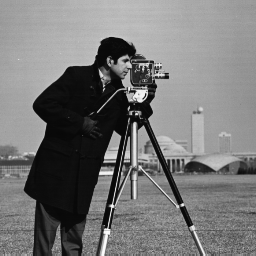
%> input picture CMPEN455/Final_Project/Project/cameraman.tif, 256 x 256 px
$ octave CMPEN455_HW1.m   (GNU Octave 9; MATLAB toolbox functions it lacks are replaced by stand-ins)
%> lines starting %> are read from the running program, lines starting %| are printed output that depends on the picture
%%
% HW1
%Q1
%img read
I = imread("cameraman.tif");
%> I is the input picture: size 256x256 uint8; min 7, max 253, mean 118.7

% variables and macros
scale_x = 2.4;
scale_y = 1/1.4;
ang = (360-33.5)*pi/180;
scale_mat = [scale_x 0 0;0 scale_y 0;0 0 1];
rotate_mat = [cos(ang) -sin(ang) 0;sin(ang) cos(ang) 0;0 0 1];

% figure_1 showing the result when the input image is enlarged by 2.4 along
% rows, shrunk by 1.4 along columns, and rotated by 33.5 degrees clockwise
trans_mat = scale_mat * rotate_mat;
t_form_1 = maketform("AFFINE", trans_mat);
I_trans_1 = imtransform(I, t_form_1, "bicubic");
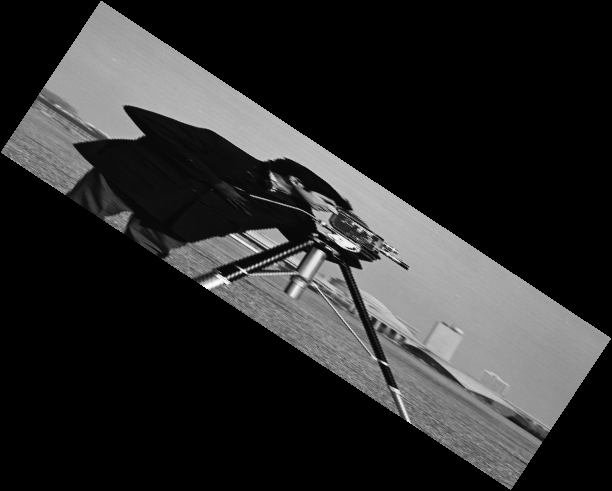
%> I_trans_1: size 491x612 uint8; min 0, max 253, mean 44
figure("name", "transformed_image"); imshow(I_trans_1);

% figure 2 howing the inverse transform of the resulting image in figure 1
trans_mat_inv = inv(trans_mat);
t_form_2 = maketform("AFFINE", trans_mat_inv);
I_trans_2 = imtransform(I_trans_1, t_form_2, "bicubic");
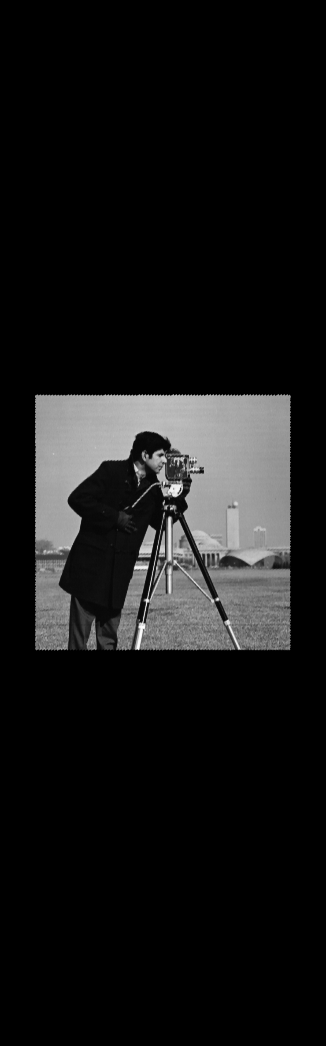
%> I_trans_2: size 1046x326 uint8; min 0, max 252, mean 22.6
figure("name", "inverse spatial transform of figure 1");imshow(I_trans_2);

% figure 3 showing the difference between the original (input) image
% and figure 2
padding_x = round((size(I_trans_2,1)-size(I,1))/2);
%> padding_x = 395
padding_y = round((size(I_trans_2,2)-size(I,2))/2);
%> padding_y = 35
temp_img = uint8(zeros(size(I_trans_2,1), size(I_trans_2, 2)));
%> (the run ends here)
